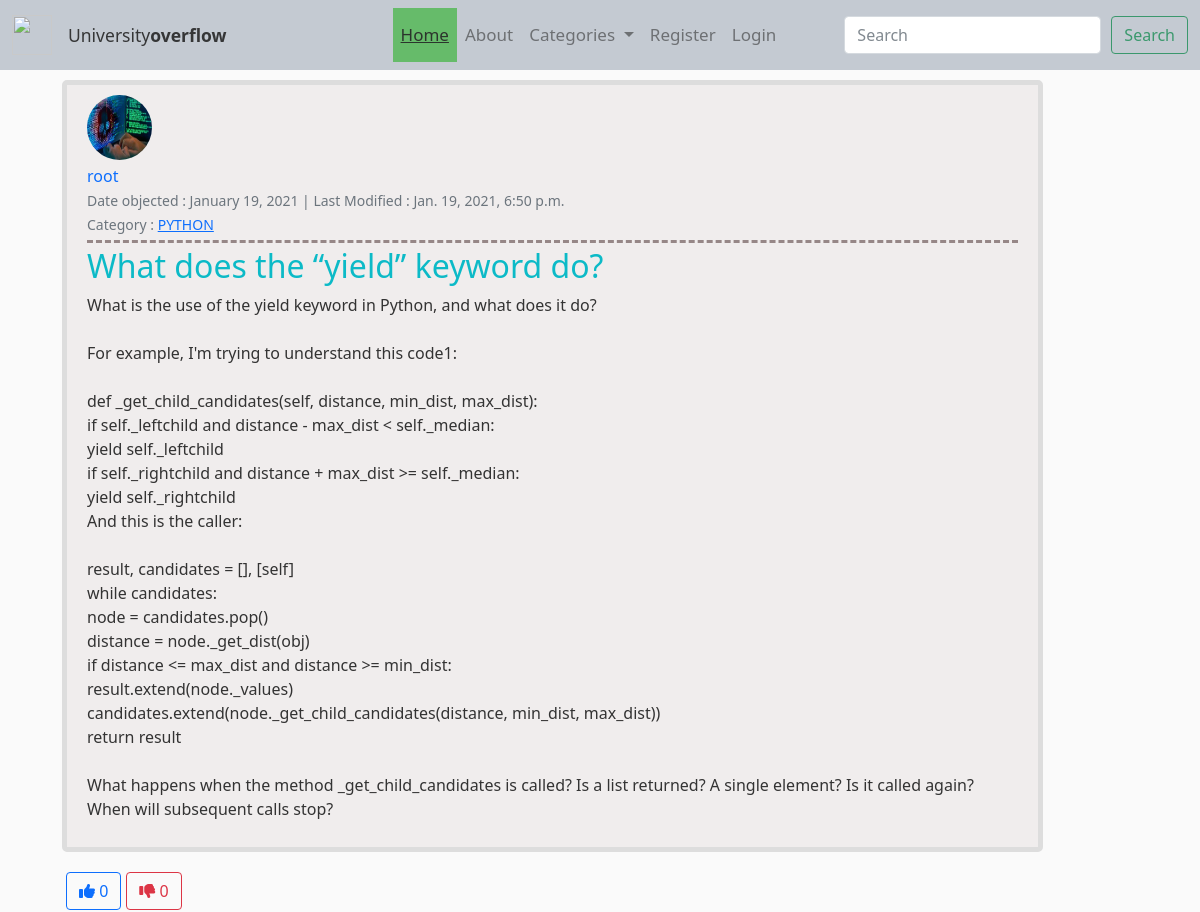
Page /post/14/ (upper part) on the earlier database version.
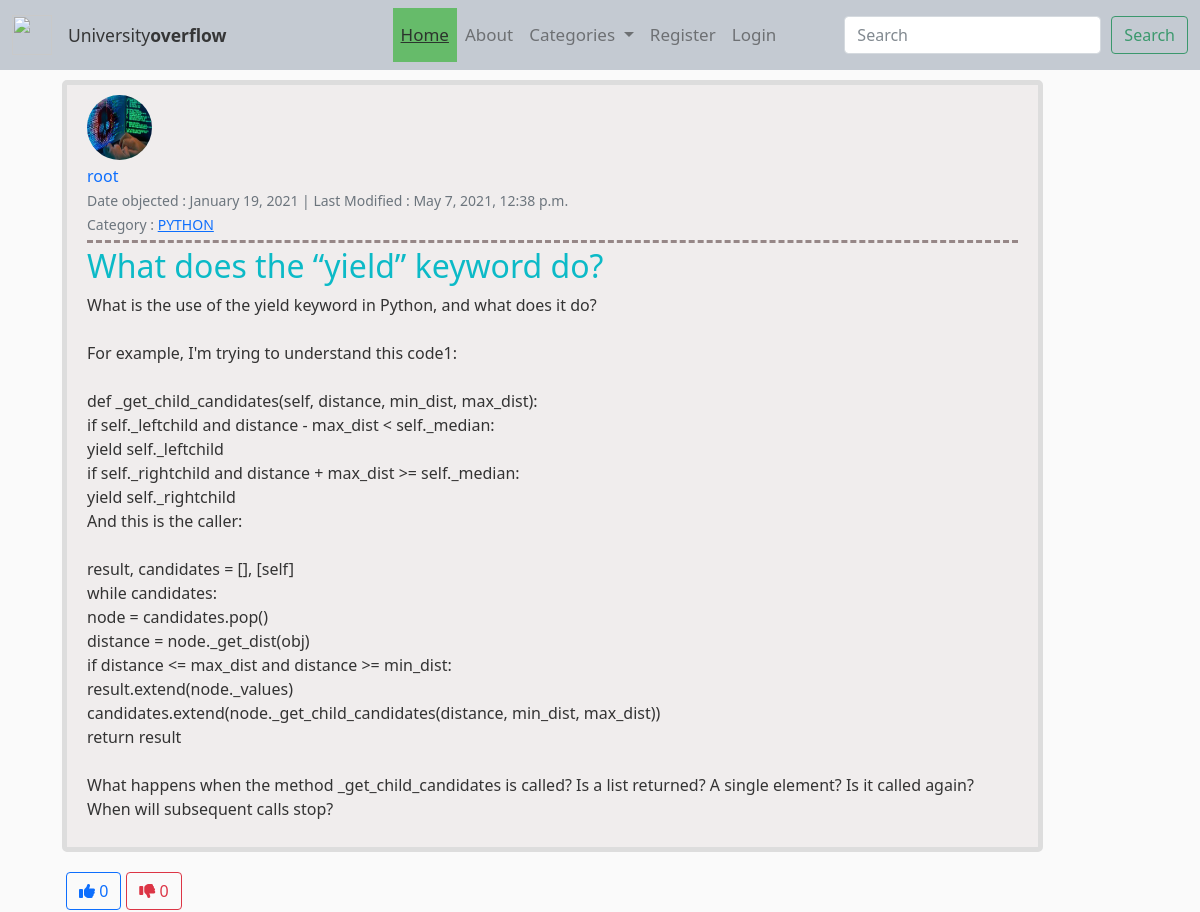
Same page on the later database version.
### blog/models.py (models this page shows, shortened)
class Post(models.Model):
    author = models.ForeignKey(User, on_delete=models.CASCADE)
    title = models.CharField(max_length=150)
    date_posted = models.DateTimeField(default=timezone.now)
    last_modified = models.DateTimeField(auto_now=True)
    category = models.CharField(max_length=150)
    snippet = models.CharField(max_length=500)
    body = models.TextField()
    like = models.ManyToManyField(User, blank=True, related_name="likes")
    dislike = models.ManyToManyField(User, blank=True, related_name="dislikes")
    objects = BlogPostManager()
    def all_likes(self):
        return self.like.count()
    def all_dislikes(self):
        return self.dislike.count()
    @property
    def number_of_comments(self):
        return Comment.objects.filter(post=self).count()

### user/models.py (models this page shows, shortened)
class Profile(models.Model):
    user = models.OneToOneField(User, on_delete=models.CASCADE)
    bio = models.TextField(blank=True, null=True)
    image = models.ImageField(default='default.jpg', upload_to="profile_img")
    education = models.CharField(max_length=255, blank=True, null=True)
    website_url = models.CharField(max_length=255, blank=True, null=True)
    linkin_url = models.CharField(max_length=255, blank=True, null=True)
    facebook_url = models.CharField(max_length=255, blank=True, null=True)

### blog/views.py (the view, shortened to what this page needs)
# urls.py: path('post/<int:pk>/', PostDetailView.as_view(), name="post-detail"),
class PostDetailView(DetailView):
    model = Post
    template_name = 'blog/detail_post.html'
    def get_context_data(self, *args, **kwargs):
        context = super(PostDetailView, self).get_context_data(*args, **kwargs)
        current_post = get_object_or_404(Post, id=self.kwargs.get('pk'))
        comments_connected = Comment.objects.filter(post= self.get_object()).order_by('-comment_time')
        context['all_dislikes'] = current_post.all_dislikes()
        context['all_likes'] = current_post.all_likes()
        context['comments'] = comments_connected
        context['comment_form'] = NewCommentForm()
        return context

### blog/forms.py
class NewCommentForm(forms.ModelForm):
    content = forms.CharField(label="", widget=forms.Textarea(
        attrs={
            'class': 'form-control',
            'placeholder': 'Comment here !',
            'rows': 4,
            'cols': 50
        }))
    class Meta:
        model = Comment
        fields = ['content']

### blog/custom_context_processor.py (called while the page is built)
def subject_renderer(request):
    return {
       'all_categories': Category.objects.all(),
    }

### blog/models.py (called while the page is built)
    def get_queryset(self):
        return BlogPostQuerySet(self.model, using=self._db)

    def __str__(self):
        return self.name

    def all_likes(self):
        return self.like.count()

    def all_dislikes(self):
        return self.dislike.count()

### blog/templates/blog/detail_post.html (shortened to what this page needs)
{% extends 'blog/base.html' %}
{% block content %}
        <article class="media content-section">
            <img class="rounded-circle article-img" src="{{ object.author.profile.image.url }}" >
            <div class="media-body">
            <div class="article-metadata">
                <a class="" href="{% url 'user-profile' post.author.username %}" style="text-decoration: none">{{ object.author }}</a>
                <br>
                <small class="text-muted">Date objected : {{ object.date_posted | date:"F d, Y" }} | Last Modified : {{ object.last_modified }}</small><br>
                <small class="text-muted">Category : <a href="{% url 'blog-category' object.category %}">{{ post.category }}</a></small>
            </div>
            <h2 class="article-title">{{ object.title }}</h2>
            <div>
                <p class="article-content">{{ object.body }}</p>
            </div>
            </div>
        </article>
        <div id="like-section" class="container">
            {% include 'blog/like_section.html' %}
        </div>
        <br>
{% endblock content %}

Differences in the rows shown:
changed Post "What does the “yield” keyword do?": last_modified "Jan. 19, 2021, 6:50 p.m." → "May 7, 2021, 12:38 p.m."
